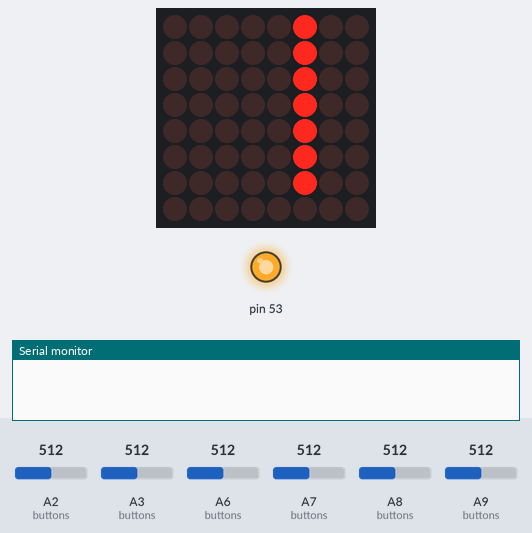
Simulated run of this sketch. Board: Arduino Mega 2560, built with avr-gcc and run on an emulated ATmega2560. Parts: 8×8 LED matrix, output pins drawn as LEDs (lit = HIGH), the last lines printed to the serial monitor. Wiring (inferred from the names in the program): MAX7219 LED driver (orientation assumed): CS pin 10. Inputs (shaded band) come from the test bench; at power-on: A2 (buttons) = 512, A3 (buttons) = 512, A6 (buttons) = 512, A7 (buttons) = 512, A8 (buttons) = 512, A9 (buttons) = 512. Pins used as bus, display or sensor lines are not drawn.

Above: at 0.1 s.
At 2.2 s:
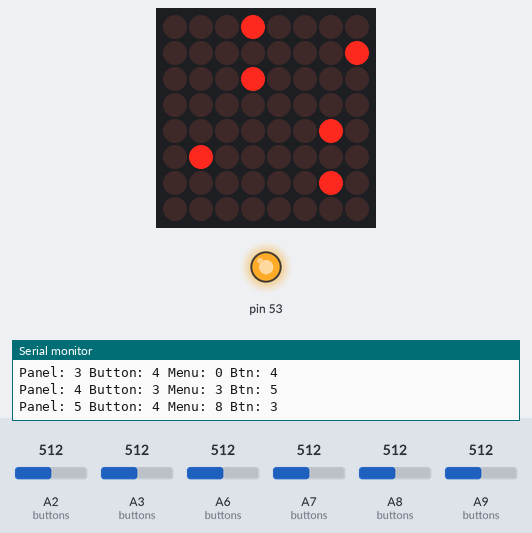

The sketch:

MAX7219CNG-Button--test.ino
```cpp
//We always have to include the library
#include "SPI.h"

/*
 Standard Arduino SPI pins:
 - pin 11 is connected to the DataIn
 - pin 13 is connected to the CLK
 - pin 10 is connected to LOAD

 - A2 (pin 16): Analog input
 - A3 (pin 17): Analog input
 - A6 (pin 20): Analog input
 - A7 (pin 21): Analog input
 - A8 (pin 22): Analog input
 - A9 (pin 23): Analog input
 */

const uint8_t MAXPIN_LOAD = 10;
const uint16_t MAXOP_DIGIT0 = 1;
const uint16_t MAXOP_DECODEMODE = 9;
const uint16_t MAXOP_INTENSITY = 10;
const uint16_t MAXOP_SCANLIMIT = 11;
const uint16_t MAXOP_SHUTDOWN = 12;
const uint8_t MAXVAL_OPERATIONAL = 1;
const uint8_t MAXVAL_NONE = 0;

//Mapping van LED-buttons
const uint8_t BTNMAP[8][6] = {{2,0,4,5,6,1},{2,0,1,6,5,4},{0,2,4,1,6,5},{6,1,4,2,0,5},{4,0,5,2,1,6},{2,0,4,6,1,5},{6,1,4,2,0,5},{2,0,4,6,1,5}};

typedef struct {
  uint8_t segment;
  uint8_t digit;
  uint8_t menu;
  uint8_t btn;
} map_type;
const map_type BTNMAP2[6][9] = {{{0,2,7,5},{0,0,7,4},{0,4,7,3},{0,5,7,2},{0,6,7,1},{0,1,7,0},{7,5,9,5},{7,5,9,5},{7,5,9,5}} // {7,5,9,5} means: no led
                               ,{{1,2,5,0},{1,0,5,1},{1,1,5,2},{1,6,5,3},{1,5,5,4},{7,5,9,5},{7,5,9,5},{7,5,9,5},{7,5,9,5}}
                               ,{{2,0,6,5},{2,2,6,4},{2,4,6,3},{2,1,6,2},{2,6,6,1},{2,5,6,0},{7,5,9,5},{7,5,9,5},{7,5,9,5}}
                               ,{{6,0,0,1},{6,2,0,2},{6,4,0,3},{6,1,0,4},{6,6,0,5},{3,6,1,5},{3,1,1,4},{3,4,1,3},{3,2,1,2}}
                               ,{{4,6,4,5},{4,2,3,4},{4,1,3,5},{4,5,2,5},{4,0,2,4},{4,4,2,3},{7,5,9,5},{7,5,9,5},{7,5,9,5}}
                               ,{{5,2,8,0},{5,0,8,1},{5,4,8,2},{5,6,8,3},{5,1,8,4},{7,6,9,3},{7,4,9,2},{7,0,9,1},{7,2,9,0}}
                               };

uint8_t rows[8] = {0,0,0,0,0,0,0,0};
uint8_t panelvalue[6] = {0,0,0,0,0,0};

bool buttons[10][6]; //Current values of the buttons

void setup() {
  pinMode(MAXPIN_LOAD, OUTPUT);
  SPI.begin();
  sendData(MAXOP_SHUTDOWN, MAXVAL_OPERATIONAL);
  sendData(MAXOP_DECODEMODE, MAXVAL_NONE);
  sendData(MAXOP_SCANLIMIT, 7); // 1 = Displays 0 and 1 are active
  sendData(MAXOP_INTENSITY, 10);

  setupButtons();

  clearDisplay();

  setLed(0,2,true);

  setLed(5,2,true);

  setLed(3,2,true);
  setLed(6,2,true);

  setLed(2,2,true);

  setLed(1,2,true);
  setLed(4,2,true);

  delay(2000);

  clearDisplay();

  Serial.begin(9600);

  Serial.println("Starting");

}

void setupButtons() {
  for (uint8_t menu=0; menu<10; menu++) {
    for (uint8_t btn=0; btn<6; btn++) {
      buttons[menu][btn] = false;
    }
  }
}

void loop() {
  for (uint8_t i=0; i<=5; i++) {
    /*
    setLed(0,BTNMAP[0][i],true); //Panel 1 (blue leds)
    setLed(1,BTNMAP[1][i],true); //Panel 2 (red leds)
    setLed(2,BTNMAP[2][i],true); //Panel 3 (green leds)
    setLed(3,BTNMAP[3][i],true); //Panel 4a (orange leds bottom)
    setLed(4,BTNMAP[4][i],true); //Panel 4b (orange leds middle)
    setLed(5,BTNMAP[5][i],true); //Panel 5 (orange leds top)
    setLed(6,BTNMAP[6][i],true); //Panel 6a (green leds left)
    setLed(7,BTNMAP[7][i],true); //Panel 6b (green leds right)
    */

    /*
    delay(500);
    readAndDisplay();
    */
    delayAndScan();

    /*
    setLed(0,BTNMAP[0][i],false);
    setLed(1,BTNMAP[1][i],false);
    setLed(2,BTNMAP[2][i],false);
    setLed(3,BTNMAP[3][i],false);
    setLed(4,BTNMAP[4][i],false);
    setLed(5,BTNMAP[5][i],false);
    setLed(6,BTNMAP[6][i],false);
    setLed(7,BTNMAP[7][i],false);
    */
  }
}

void delayAndScan() {
  for (int i=0; i<10; i++) {
    readAndDisplay();
    delay(50);
  }
}

void readAndDisplay() {
  uint8_t p[6] = {0,0,0,0,0,0};
  p[0] = (analogRead(A9)+85)/171; //Range between 0 and 6 (six buttons on pannel 1, 0 means no button pressed)
  p[1] = (analogRead(A8)+102)/205; //Range between 0 and 5 (five buttons on panel 2)
  p[2] = (analogRead(A3)+85)/171; //Range between 0 and 6 (six buttons on panel 3)
  p[3] = (analogRead(A6)+57)/114; //Range between 0 and 9 (nine buttons on panel 4)
  p[4] = (analogRead(A7)+85)/171; //Range between 0 and 6 (six buttons on panel 5)
  p[5] = (analogRead(A2)+57)/114; //Range between 0 and 9 (nine buttons on panel 6)
  for (int i=0; i<6; i++) {
    if (panelvalue[i]!=p[i]) {
      if (panelvalue[i]==0) {
        buttonPressed(i,p[i]); //Button down
      }
      panelvalue[i]=p[i];
    }
  }
  /*
  Serial.print("Analog: ");
  Serial.print(p1); Serial.print(" - ");
  Serial.print(p2); Serial.print(" - ");
  Serial.print(p3); Serial.print(" - ");
  Serial.print(p4); Serial.print(" - ");
  Serial.print(p5); Serial.print(" - ");
  Serial.println(p6);
  */
}

void buttonPressed(uint8_t panel, uint8_t button) {
  uint8_t segment = BTNMAP2[panel][button-1].segment;
  uint8_t digit = BTNMAP2[panel][button-1].digit;
  uint8_t menu = BTNMAP2[panel][button-1].menu;
  uint8_t btn = BTNMAP2[panel][button-1].btn;
  Serial.print("Panel: ");
  Serial.print(panel);
  Serial.print(" Button: ");
  Serial.print(button);
  Serial.print(" Menu: ");
  Serial.print(menu);
  Serial.print(" Btn: ");
  Serial.println(btn);

  buttons[menu][btn] = !buttons[menu][btn];
  setLed(segment,digit,buttons[menu][btn]);
}

void setLed(uint8_t row, uint8_t col, bool onoff) {
  bitWrite(rows[row],col,onoff);
  sendData(MAXOP_DIGIT0+row,rows[row]);
}

void sendData(uint16_t cmd, uint8_t data) {
  uint16_t x = (cmd << 8) | data;
  SPI.beginTransaction(SPISettings(8000000, MSBFIRST, SPI_MODE0));
  digitalWrite(MAXPIN_LOAD, LOW);
  SPI.transfer16(x);
  digitalWrite(MAXPIN_LOAD, HIGH);
  SPI.endTransaction();
}

void clearDisplay() {
  for (uint8_t row=0; row<=7; row++) {
    rows[row] = 0;
    sendData(MAXOP_DIGIT0+row, 0);
  }
}
```
